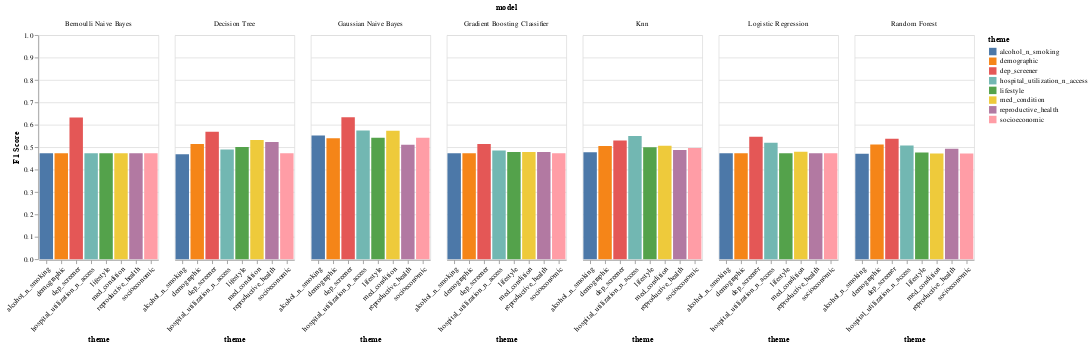

Write notebook code for a chart like this one.
### Code cell
by_theme_f1

### Figure 1 — Vega-Lite specification as saved in the notebook (floating-point values rounded to 4 significant figures)
{"config": {"view": {"continuousWidth": 400, "continuousHeight": 300}}, "data": {"name": "data-c5e636ec02ce8e3466373d565fd886ef"}, "facet": {"field": "model", "type": "nominal"}, "spec": {"mark": "bar", "encoding": {"color": {"field": "theme", "type": "nominal"}, "x": {"axis": {"labelAngle": -45}, "field": "theme", "title": "theme", "type": "nominal"}, "y": {"field": "f1-score", "scale": {"domain": [0, 1]}, "title": "F1 Score", "type": "quantitative"}}}, "$schema": "https://vega.github.io/schema/vega-lite/v4.17.0.json", "datasets": {"data-c5e636ec02ce8e3466373d565fd886ef": [{"model": "Bernoulli Naive Bayes", "grouping": "Macro Avg", "precision": 0.6145, "recall": 0.6752, "f1-score": 0.6324, "support": 1549.0, "accuracy": 0.827, "theme": "dep_screener"}, {"model": "Gaussian Naive Bayes", "grouping": "Macro Avg", "precision": 0.6186, "recall": 0.6605, "f1-score": 0.6337, "support": 1549.0, "accuracy": 0.8405, "theme": "dep_screener"}, {"model": "Decision Tree", "grouping": "Macro Avg", "precision": 0.5908, "recall": 0.559, "f1-score": 0.5687, "support": 1549.0, "accuracy": 0.8683, "theme": "dep_screener"}, {"model": "Logistic Regression", "grouping": "Macro Avg", "precision": 0.6856, "recall": 0.5383, "f1-score": 0.5464, "support": 1549.0, "accuracy": 0.8961, "theme": "dep_screener"}, {"model": "Random Forest", "grouping": "Macro Avg", "precision": 0.6323, "recall": 0.5326, "f1-score": 0.5376, "support": 1549.0, "accuracy": 0.8909, "theme": "dep_screener"}, {"model": "Knn", "grouping": "Macro Avg", "precision": 0.641, "recall": 0.5281, "f1-score": 0.53, "support": 1549.0, "accuracy": 0.8928, "theme": "dep_screener"}, {"model": "Gradient Boosting Classifier", "grouping": "Macro Avg", "precision": 0.7198, "recall": 0.5199, "f1-score": 0.5137, "support": 1549.0, "accuracy": 0.898, "theme": "dep_screener"}, {"model": "Gaussian Naive Bayes", "grouping": "Macro Avg", "precision": 0.572, "recall": 0.6457, "f1-score": 0.5746, "support": 1549.0, "accuracy": 0.754, "theme": "hospital_utilization_n_access"}, {"model": "Knn", "grouping": "Macro Avg", "precision": 0.6731, "recall": 0.5403, "f1-score": 0.5497, "support": 1549.0, "accuracy": 0.8948, "theme": "hospital_utilization_n_access"}, {"model": "Logistic Regression", "grouping": "Macro Avg", "precision": 0.7365, "recall": 0.523, "f1-score": 0.5194, "support": 1549.0, "accuracy": 0.8986, "theme": "hospital_utilization_n_access"}, {"model": "Random Forest", "grouping": "Macro Avg", "precision": 0.681, "recall": 0.5163, "f1-score": 0.5075, "support": 1549.0, "accuracy": 0.8967, "theme": "hospital_utilization_n_access"}, {"model": "Decision Tree", "grouping": "Macro Avg", "precision": 0.5856, "recall": 0.5066, "f1-score": 0.4896, "support": 1549.0, "accuracy": 0.8941, "theme": "hospital_utilization_n_access"}, {"model": "Gradient Boosting Classifier", "grouping": "Macro Avg", "precision": 0.6158, "recall": 0.5049, "f1-score": 0.4847, "support": 1549.0, "accuracy": 0.8961, "theme": "hospital_utilization_n_access"}, {"model": "Bernoulli Naive Bayes", "grouping": "Macro Avg", "precision": 0.4487, "recall": 0.5, "f1-score": 0.4729, "support": 1549.0, "accuracy": 0.8974, "theme": "hospital_utilization_n_access"}, {"model": "Gaussian Naive Bayes", "grouping": "Macro Avg", "precision": 0.5469, "recall": 0.5712, "f1-score": 0.5515, "support": 1549.0, "accuracy": 0.7902, "theme": "alcohol_n_smoking"}, {"model": "Logistic Regression", "grouping": "Macro Avg", "precision": 0.4487, "recall": 0.5, "f1-score": 0.4729, "support": 1549.0, "accuracy": 0.8974, "theme": "alcohol_n_smoking"}, {"model": "Bernoulli Naive Bayes", "grouping": "Macro Avg", "precision": 0.4487, "recall": 0.5, "f1-score": 0.4729, "support": 1549.0, "accuracy": 0.8974, "theme": "alcohol_n_smoking"}, {"model": "Gradient Boosting Classifier", "grouping": "Macro Avg", "precision": 0.4486, "recall": 0.4996, "f1-score": 0.4728, "support": 1549.0, "accuracy": 0.8967, "theme": "alcohol_n_smoking"}, {"model": "Knn", "grouping": "Macro Avg", "precision": 0.4903, "recall": 0.4992, "f1-score": 0.477, "support": 1549.0, "accuracy": 0.8909, "theme": "alcohol_n_smoking"}, {"model": "Random Forest", "grouping": "Macro Avg", "precision": 0.4483, "recall": 0.4957, "f1-score": 0.4708, "support": 1549.0, "accuracy": 0.8896, "theme": "alcohol_n_smoking"}, {"model": "Decision Tree", "grouping": "Macro Avg", "precision": 0.4478, "recall": 0.491, "f1-score": 0.4684, "support": 1549.0, "accuracy": 0.8812, "theme": "alcohol_n_smoking"}, {"model": "Decision Tree", "grouping": "Macro Avg", "precision": 0.5227, "recall": 0.5247, "f1-score": 0.5235, "support": 1549.0, "accuracy": 0.8167, "theme": "reproductive_health"}, {"model": "Gaussian Naive Bayes", "grouping": "Macro Avg", "precision": 0.511, "recall": 0.5132, "f1-score": 0.5113, "support": 1549.0, "accuracy": 0.8012, "theme": "reproductive_health"}, {"model": "Random Forest", "grouping": "Macro Avg", "precision": 0.5148, "recall": 0.5039, "f1-score": 0.4932, "support": 1549.0, "accuracy": 0.8793, "theme": "reproductive_health"}, {"model": "Knn", "grouping": "Macro Avg", "precision": 0.528, "recall": 0.5037, "f1-score": 0.4874, "support": 1549.0, "accuracy": 0.889, "theme": "reproductive_health"}, {"model": "Gradient Boosting Classifier", "grouping": "Macro Avg", "precision": 0.6156, "recall": 0.5024, "f1-score": 0.4789, "support": 1549.0, "accuracy": 0.8967, "theme": "reproductive_health"}, {"model": "Bernoulli Naive Bayes", "grouping": "Macro Avg", "precision": 0.4487, "recall": 0.5, "f1-score": 0.4729, "support": 1549.0, "accuracy": 0.8974, "theme": "reproductive_health"}, {"model": "Logistic Regression", "grouping": "Macro Avg", "precision": 0.4487, "recall": 0.5, "f1-score": 0.4729, "support": 1549.0, "accuracy": 0.8974, "theme": "reproductive_health"}, {"model": "Gaussian Naive Bayes", "grouping": "Macro Avg", "precision": 0.566, "recall": 0.6108, "f1-score": 0.5736, "support": 1549.0, "accuracy": 0.7863, "theme": "med_condition"}, {"model": "Decision Tree", "grouping": "Macro Avg", "precision": 0.5302, "recall": 0.5357, "f1-score": 0.5321, "support": 1549.0, "accuracy": 0.8115, "theme": "med_condition"}, {"model": "Knn", "grouping": "Macro Avg", "precision": 0.6265, "recall": 0.5149, "f1-score": 0.506, "support": 1549.0, "accuracy": 0.8941, "theme": "med_condition"}, {"model": "Logistic Regression", "grouping": "Macro Avg", "precision": 0.6989, "recall": 0.5028, "f1-score": 0.4791, "support": 1549.0, "accuracy": 0.8974, "theme": "med_condition"}, {"model": "Gradient Boosting Classifier", "grouping": "Macro Avg", "precision": 0.5112, "recall": 0.5006, "f1-score": 0.4778, "support": 1549.0, "accuracy": 0.8935, "theme": "med_condition"}, {"model": "Bernoulli Naive Bayes", "grouping": "Macro Avg", "precision": 0.4487, "recall": 0.5, "f1-score": 0.4729, "support": 1549.0, "accuracy": 0.8974, "theme": "med_condition"}, {"model": "Random Forest", "grouping": "Macro Avg", "precision": 0.4485, "recall": 0.4978, "f1-score": 0.4719, "support": 1549.0, "accuracy": 0.8935, "theme": "med_condition"}, {"model": "Gaussian Naive Bayes", "grouping": "Macro Avg", "precision": 0.5524, "recall": 0.5375, "f1-score": 0.542, "support": 1549.0, "accuracy": 0.8547, "theme": "lifestyle"}, {"model": "Knn", "grouping": "Macro Avg", "precision": 0.5886, "recall": 0.511, "f1-score": 0.4997, "support": 1549.0, "accuracy": 0.8922, "theme": "lifestyle"}, {"model": "Gradient Boosting Classifier", "grouping": "Macro Avg", "precision": 0.5202, "recall": 0.501, "f1-score": 0.4781, "support": 1549.0, "accuracy": 0.8941, "theme": "lifestyle"}, {"model": "Decision Tree", "grouping": "Macro Avg", "precision": 0.5008, "recall": 0.5008, "f1-score": 0.5007, "support": 1549.0, "accuracy": 0.8238, "theme": "lifestyle"}, {"model": "Bernoulli Naive Bayes", "grouping": "Macro Avg", "precision": 0.4487, "recall": 0.5, "f1-score": 0.4729, "support": 1549.0, "accuracy": 0.8974, "theme": "lifestyle"}, {"model": "Logistic Regression", "grouping": "Macro Avg", "precision": 0.4486, "recall": 0.4996, "f1-score": 0.4728, "support": 1549.0, "accuracy": 0.8967, "theme": "lifestyle"}, {"model": "Random Forest", "grouping": "Macro Avg", "precision": 0.4818, "recall": 0.4981, "f1-score": 0.4763, "support": 1549.0, "accuracy": 0.889, "theme": "lifestyle"}, {"model": "Gaussian Naive Bayes", "grouping": "Macro Avg", "precision": 0.5831, "recall": 0.5341, "f1-score": 0.5401, "support": 1549.0, "accuracy": 0.8786, "theme": "demographic"}, {"model": "Knn", "grouping": "Macro Avg", "precision": 0.6079, "recall": 0.5142, "f1-score": 0.5053, "support": 1549.0, "accuracy": 0.8928, "theme": "demographic"}, {"model": "Random Forest", "grouping": "Macro Avg", "precision": 0.5362, "recall": 0.5142, "f1-score": 0.5119, "support": 1549.0, "accuracy": 0.8728, "theme": "demographic"}, {"model": "Decision Tree", "grouping": "Macro Avg", "precision": 0.517, "recall": 0.5139, "f1-score": 0.5146, "support": 1549.0, "accuracy": 0.8373, "theme": "demographic"}, {"model": "Logistic Regression", "grouping": "Macro Avg", "precision": 0.4487, "recall": 0.5, "f1-score": 0.4729, "support": 1549.0, "accuracy": 0.8974, "theme": "demographic"}, {"model": "Bernoulli Naive Bayes", "grouping": "Macro Avg", "precision": 0.4487, "recall": 0.5, "f1-score": 0.4729, "support": 1549.0, "accuracy": 0.8974, "theme": "demographic"}, {"model": "Gradient Boosting Classifier", "grouping": "Macro Avg", "precision": 0.4486, "recall": 0.4996, "f1-score": 0.4728, "support": 1549.0, "accuracy": 0.8967, "theme": "demographic"}, {"model": "Gaussian Naive Bayes", "grouping": "Macro Avg", "precision": 0.5478, "recall": 0.5388, "f1-score": 0.5421, "support": 1549.0, "accuracy": 0.847, "theme": "socioeconomic"}, {"model": "Gradient Boosting Classifier", "grouping": "Macro Avg", "precision": 0.4487, "recall": 0.5, "f1-score": 0.4729, "support": 1549.0, "accuracy": 0.8974, "theme": "socioeconomic"}, {"model": "Bernoulli Naive Bayes", "grouping": "Macro Avg", "precision": 0.4487, "recall": 0.5, "f1-score": 0.4729, "support": 1549.0, "accuracy": 0.8974, "theme": "socioeconomic"}, {"model": "Logistic Regression", "grouping": "Macro Avg", "precision": 0.4487, "recall": 0.5, "f1-score": 0.4729, "support": 1549.0, "accuracy": 0.8974, "theme": "socioeconomic"}, {"model": "Random Forest", "grouping": "Macro Avg", "precision": 0.4484, "recall": 0.4968, "f1-score": 0.4713, "support": 1549.0, "accuracy": 0.8915, "theme": "socioeconomic"}, {"model": "Knn", "grouping": "Macro Avg", "precision": 0.4958, "recall": 0.4956, "f1-score": 0.4957, "support": 1549.0, "accuracy": 0.8096, "theme": "socioeconomic"}, {"model": "Decision Tree", "grouping": "Macro Avg", "precision": 0.4647, "recall": 0.4927, "f1-score": 0.4731, "support": 1549.0, "accuracy": 0.8793, "theme": "socioeconomic"}]}}
